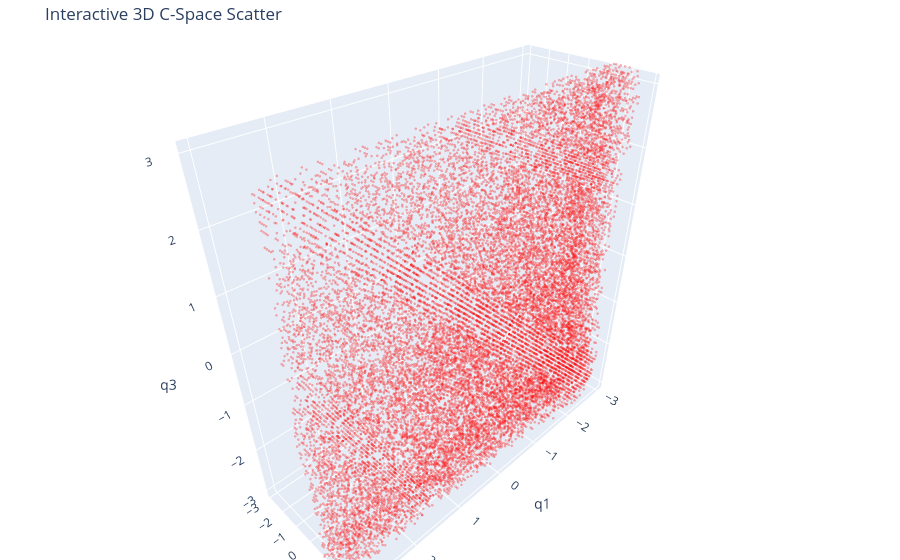

Notebook cell for this chart:
### Markdown cell above
### Interactive 3D Scatter (Plotly)
Use your mouse to rotate (drag), zoom (scroll), and pan.

### Code cell
mask = Z < 0
indices = np.where(mask)
max_scatter = 20000
if len(indices[0]) > max_scatter:
    idx = np.random.choice(len(indices[0]), max_scatter, replace=False)
    xs, ys, zs = ticks[indices[0][idx]], ticks[indices[1][idx]], ticks[indices[2][idx]]
else:
    xs, ys, zs = ticks[indices[0]], ticks[indices[1]], ticks[indices[2]]

fig = go.Figure(data=[go.Scatter3d(
    x=xs, y=ys, z=zs,
    mode='markers',
    marker=dict(size=1.5, color='red', opacity=0.3)
)])

fig.update_layout(
    title="Interactive 3D C-Space Scatter",
    scene=dict(
        xaxis_title="q1", yaxis_title="q2", zaxis_title="q3",
        xaxis=dict(range=[-np.pi, np.pi]),
        yaxis=dict(range=[-np.pi, np.pi]),
        zaxis=dict(range=[-np.pi, np.pi])
    ),
    margin=dict(l=0, r=0, b=0, t=40)
)
fig.show()

### Figure 1 — Plotly figure (JSON) as saved in the notebook; plotly's stock layout.template omitted (floating-point values rounded to 4 significant figures; data arrays with more than 128 entries replaced by an {"elided": "..."} marker saying what was removed)
{"data": [{"marker": {"color": "red", "opacity": 0.3, "size": 1.5}, "mode": "markers", "type": "scatter3d", "x": {"elided": "20000 float values"}, "y": {"elided": "20000 float values"}, "z": {"elided": "20000 float values"}}], "layout": {"margin": {"b": 0, "l": 0, "r": 0, "t": 40}, "scene": {"xaxis": {"range": [-3.142, 3.142], "title": {"text": "q1"}}, "yaxis": {"range": [-3.142, 3.142], "title": {"text": "q2"}}, "zaxis": {"range": [-3.142, 3.142], "title": {"text": "q3"}}}, "title": {"text": "Interactive 3D C-Space Scatter"}}}
